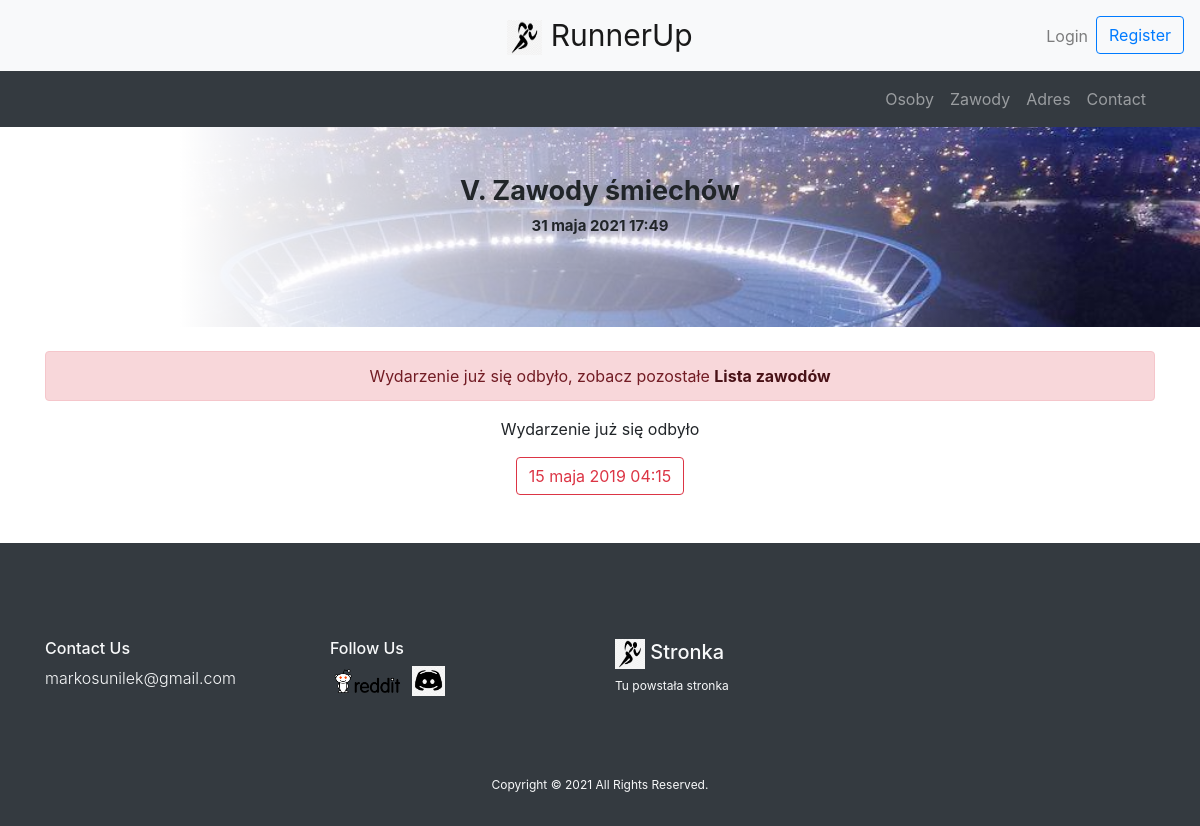
The page /zawody/nie-no-czechy-som-fajne on the database its author committed.
### polls/models.py (models this page shows, shortened)
class Zawody(models.Model):
    zawody_nazwa = models.CharField(max_length=200, verbose_name='Nazwa')
    zawody_data = models.DateTimeField(default=return_date_time, verbose_name='Kiedy', help_text='<em>DD.MM.YYYY HH:MM</em>')
    aff_url = models.SlugField(blank=True, null=True, help_text='wyrazy-oddzielone-myslnikami')
    zawody_pub = models.DateTimeField(auto_now_add=True)
    stadion = models.ForeignKey(Stadion, on_delete=models.CASCADE)

### polls/views.py (the view)
# urls.py: path('zawody/<strona>', views.article, name="article"),
def article(request, strona):
    ok = Zawody.objects.get(aff_url=strona)
    return render(request=request, template_name='article.html', context={"ok": ok})

### templates/article.html (shortened to what this page needs)
{% extends "header.html" %}
{% block content %}
    <div class="article-banner text-center">
        <br><br>
        <div class="container">
            <h1 class="article-heading font-weight-bold">{{ ok.zawody_nazwa }}</h1>
            <p class="font-weight-bold" style="font-size:15px">{{ ok.zawody_pub }}</p>
        </div>
    </div>
    <div class="container text-center">
        <br>
        <div class="">
            {% now "Y-m-d" as todays_date %}
            {% if todays_date < ok.zawody_data|date:"Y-m-d" %}
                <div class="alert alert-success" role="alert" name="ok">
                    <h4 class="alert-heading">Wydarzenie rozpocznie się </h4>
                    <a class="btn btn btn-outline-success" aria-expanded="false"> {{ ok.zawody_data }}</a><br>
                    <label for="ok"><a href="/zawody/" class="alert-link">zobacz też inne</a></label>
                </div>
            {% else %}
                <div class="alert alert-danger" role="alert">
                    Wydarzenie już się odbyło, zobacz pozostałe <a href="/zawody/" class="alert-link">Lista zawodów</a>
                </div>
                <p>Wydarzenie już się odbyło</p>
                <a class="btn btn btn-outline-danger" aria-expanded="false"> {{ ok.zawody_data }}</a>
            {% endif %}
        </div>
    </div>
{% endblock %}

### rows shown on the page
Zawody: zawody_nazwa "V. Zawody śmiechów", zawody_pub "31 maja 2021 17:49", zawody_data "15 maja 2019 04:15"
